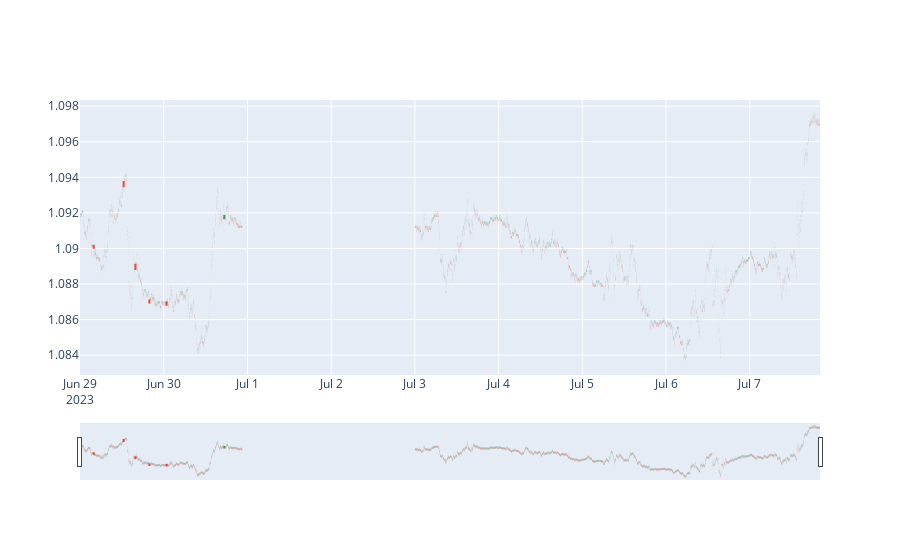

This figure's notebook cell:
### Code cell
import plotly.graph_objects as go


fig = go.Figure()

fig.add_trace(go.Candlestick(x=df.index,
                open=df['Open'],
                high=df['High'],
                low=df['Low'],
                close=df['Close']))

### Figure 1 — Plotly figure (JSON) as saved in the notebook; plotly's stock layout.template omitted (floating-point values rounded to 4 significant figures; data arrays with more than 128 entries replaced by an {"elided": "..."} marker saying what was removed)
{"data": [{"close": {"elided": "9641 float values"}, "high": {"elided": "9641 float values"}, "low": {"elided": "9641 float values"}, "open": {"elided": "9641 float values"}, "type": "candlestick", "x": {"elided": "9641 str values"}}], "layout": {}}
